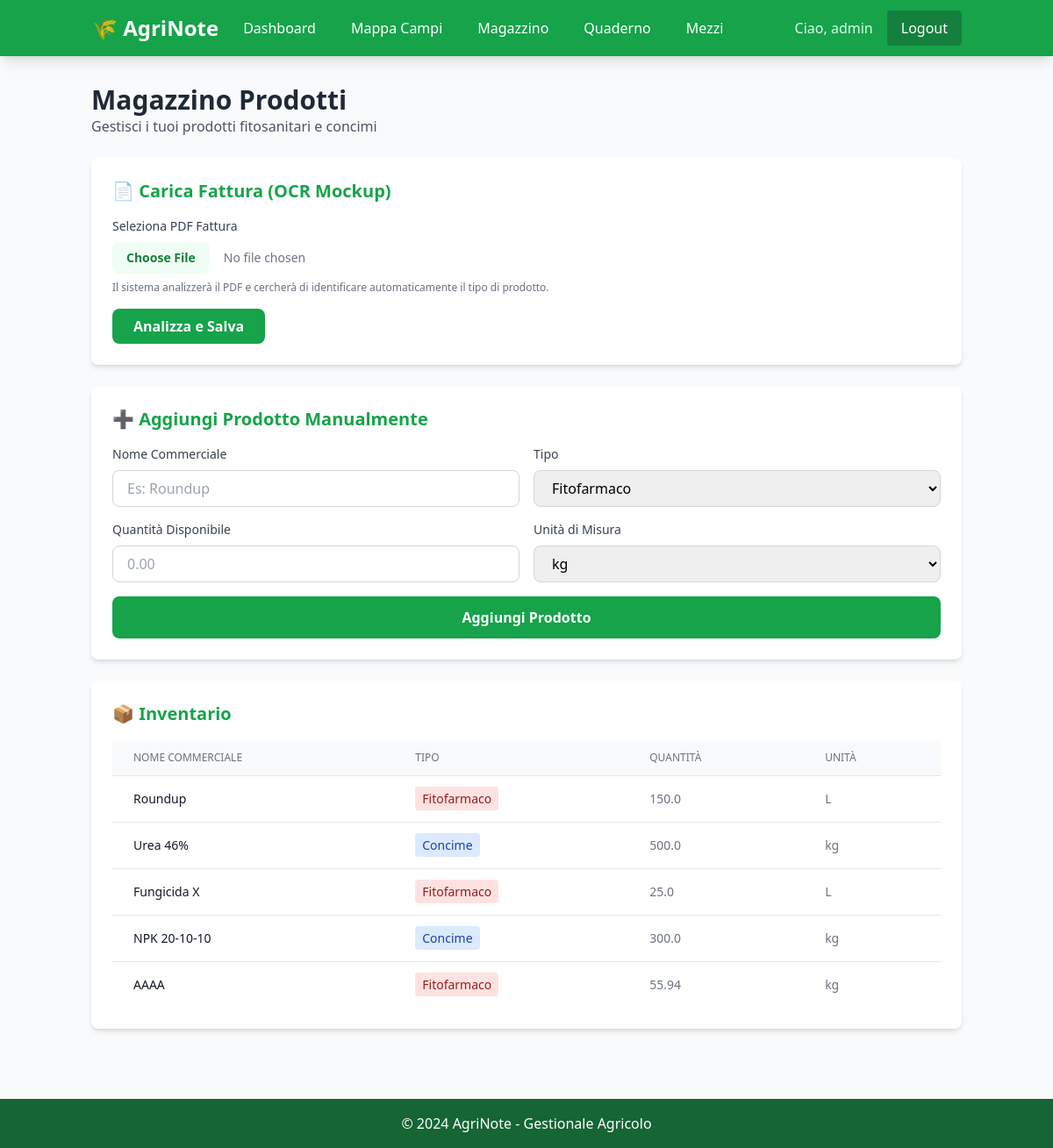
/magazzino (signed in), run on the app's committed database.
### models.py (models this page shows)
class User(Base):
    __tablename__ = "users"
    id = Column(Integer, primary_key=True, index=True)
    username = Column(String, unique=True, index=True, nullable=False)
    password_hash = Column(String, nullable=False)
    aziende = relationship("Azienda", back_populates="user", cascade="all, delete-orphan")

class Prodotto(Base):
    __tablename__ = "prodotti"
    id = Column(Integer, primary_key=True, index=True)
    azienda_id = Column(Integer, ForeignKey("aziende.id"), nullable=False)
    nome_commerciale = Column(String, nullable=False)
    tipo = Column(Enum(TipoProdotto), nullable=False)
    quantita_disponibile = Column(Float, nullable=False)
    unita_misura = Column(String, nullable=False)  # "kg" o "L"
    azienda = relationship("Azienda", back_populates="prodotti")
    trattamenti = relationship("Trattamento", back_populates="prodotto")

### main.py (the view)
@app.get("/magazzino", response_class=HTMLResponse)
async def magazzino(request: Request, db: Session = Depends(get_db)):
    user = require_auth(request, db)
    azienda = db.query(Azienda).filter(Azienda.user_id == user.id).first()
    if not azienda:
        raise HTTPException(status_code=404, detail="Azienda non trovata")
    prodotti = db.query(Prodotto).filter(Prodotto.azienda_id == azienda.id).all()
    return templates.TemplateResponse("magazzino.html", {
        "request": request,
        "user": user,
        "azienda": azienda,
        "prodotti": prodotti
    })

### templates/magazzino.html (shortened to what this page needs)
{% extends "base.html" %}
{% block content %}
<div class="mb-6">
    <h2 class="text-3xl font-bold text-gray-800">Magazzino Prodotti</h2>
    <p class="text-gray-600">Gestisci i tuoi prodotti fitosanitari e concimi</p>
</div>
<div class="bg-white rounded-lg shadow-md p-6 mb-6">
    <h3 class="text-xl font-semibold text-green-600 mb-4">📄 Carica Fattura (OCR Mockup)</h3>
    <form method="POST" action="/magazzino/upload" enctype="multipart/form-data" class="space-y-4">
        <div>
            <label for="file" class="block text-sm font-medium text-gray-700 mb-2">
                Seleziona PDF Fattura
            </label>
            <input
                type="file"
                id="file"
                name="file"
                accept=".pdf"
                required
                class="block w-full text-sm text-gray-500 file:mr-4 file:py-2 file:px-4 file:rounded-lg file:border-0 file:text-sm file:font-semibold file:bg-green-50 file:text-green-700 hover:file:bg-green-100"
            >
            <p class="text-xs text-gray-500 mt-2">
                Il sistema analizzerà il PDF e cercherà di identificare automaticamente il tipo di prodotto.
            </p>
        </div>
        <button
            type="submit"
            class="bg-green-600 hover:bg-green-700 text-white font-semibold py-2 px-6 rounded-lg transition duration-200"
        >
            Analizza e Salva
        </button>
    </form>
</div>
<div class="bg-white rounded-lg shadow-md p-6 mb-6">
    <h3 class="text-xl font-semibold text-green-600 mb-4">➕ Aggiungi Prodotto Manualmente</h3>
    <form method="POST" action="/magazzino/prodotto/nuovo" class="grid grid-cols-1 md:grid-cols-2 gap-4">
        <div>
            <label for="nome_commerciale" class="block text-sm font-medium text-gray-700 mb-2">
                Nome Commerciale
            </label>
            <input
                type="text"
                id="nome_commerciale"
                name="nome_commerciale"
                required
                class="w-full px-4 py-2 border border-gray-300 rounded-lg focus:ring-2 focus:ring-green-500"
                placeholder="Es: Roundup"
            >
        </div>
        <div>
            <label for="tipo" class="block text-sm font-medium text-gray-700 mb-2">
                Tipo
            </label>
            <select
                id="tipo"
                name="tipo"
                required
                class="w-full px-4 py-2 border border-gray-300 rounded-lg focus:ring-2 focus:ring-green-500"
            >
                <option value="Fitofarmaco">Fitofarmaco</option>
            </select>
        </div>
        <div>
            <label for="quantita" class="block text-sm font-medium text-gray-700 mb-2">
                Quantità Disponibile
            </label>
            <input
                type="number"
                id="quantita"
                name="quantita"
                step="0.01"
                required
                class="w-full px-4 py-2 border border-gray-300 rounded-lg focus:ring-2 focus:ring-green-500"
                placeholder="0.00"
            >
        </div>
        <div>
            <label for="unita" class="block text-sm font-medium text-gray-700 mb-2">
                Unità di Misura
            </label>
            <select
                id="unita"
                name="unita"
                required
                class="w-full px-4 py-2 border border-gray-300 rounded-lg focus:ring-2 focus:ring-green-500"
            >
                <option value="kg">kg</option>
            </select>
        </div>
        <div class="md:col-span-2">
            <button
                type="submit"
                class="w-full bg-green-600 hover:bg-green-700 text-white font-semibold py-3 rounded-lg transition duration-200"
            >
                Aggiungi Prodotto
            </button>
        </div>
    </form>
</div>
<div class="bg-white rounded-lg shadow-md p-6">
    <h3 class="text-xl font-semibold text-green-600 mb-4">📦 Inventario</h3>
    {% if prodotti %}
    <div class="overflow-x-auto">
        <table class="min-w-full divide-y divide-gray-200">
            <thead class="bg-gray-50">
                <tr>
                    <th class="px-6 py-3 text-left text-xs font-medium text-gray-500 uppercase">Nome Commerciale</th>
                    <th class="px-6 py-3 text-left text-xs font-medium text-gray-500 uppercase">Tipo</th>
                    <th class="px-6 py-3 text-left text-xs font-medium text-gray-500 uppercase">Quantità</th>
                    <th class="px-6 py-3 text-left text-xs font-medium text-gray-500 uppercase">Unità</th>
                </tr>
            </thead>
            <tbody class="bg-white divide-y divide-gray-200">
                {% for prodotto in prodotti %}
                <tr>
                    <td class="px-6 py-4 whitespace-nowrap text-sm font-medium text-gray-900">{{ prodotto.nome_commerciale }}</td>
                    <td class="px-6 py-4 whitespace-nowrap text-sm">
                        <span class="px-2 py-1 rounded {% if prodotto.tipo.value == 'Fitofarmaco' %}bg-red-100 text-red-800{% else %}bg-blue-100 text-blue-800{% endif %}">
                            {{ prodotto.tipo.value }}
                        </span>
                    </td>
                    <td class="px-6 py-4 whitespace-nowrap text-sm text-gray-500">{{ prodotto.quantita_disponibile }}</td>
                    <td class="px-6 py-4 whitespace-nowrap text-sm text-gray-500">{{ prodotto.unita_misura }}</td>
                </tr>
                {% endfor %}
            </tbody>
        </table>
    </div>
    {% else %}
    <p class="text-gray-500">Nessun prodotto in magazzino. Aggiungi il primo prodotto!</p>
    {% endif %}
</div>
{% endblock %}

### templates/base.html (shortened to what this page needs)
<!DOCTYPE html>
<html lang="it">
<head>
    <script src="https://cdn.tailwindcss.com"></script>
    <link rel="stylesheet" href="https://unpkg.com/leaflet@1.9.4/dist/leaflet.css" />
</head>
<body class="bg-gray-50">
    <nav class="bg-green-600 text-white shadow-lg">
        <div class="container mx-auto px-4 py-3">
            <div class="flex justify-between items-center">
                <div class="flex items-center space-x-4">
                    <h1 class="text-2xl font-bold">🌾 AgriNote</h1>
                    <a href="/dashboard" class="hover:text-green-200 px-3 py-2 rounded">Dashboard</a>
                    <a href="/mappa" class="hover:text-green-200 px-3 py-2 rounded">Mappa Campi</a>
                    <a href="/magazzino" class="hover:text-green-200 px-3 py-2 rounded">Magazzino</a>
                    <a href="/quaderno" class="hover:text-green-200 px-3 py-2 rounded">Quaderno</a>
                    <a href="/mezzi" class="hover:text-green-200 px-3 py-2 rounded">Mezzi</a>
                </div>
                <div class="flex items-center space-x-4">
                    {% if user %}
                    <span class="text-green-100">Ciao, {{ user.username }}</span>
                    <a href="/logout" class="bg-green-700 hover:bg-green-800 px-4 py-2 rounded">Logout</a>
                    {% endif %}
                </div>
            </div>
        </div>
    </nav>
    <main class="container mx-auto px-4 py-8">
        {% block content %}{% endblock %}
    </main>
    <footer class="bg-green-800 text-white text-center py-4 mt-12">
        <p>&copy; 2024 AgriNote - Gestionale Agricolo</p>
    </footer>
</body>
</html>

### templates/base.html (style rules this page uses)
body { font-family: 'Segoe UI', Tahoma, Geneva, Verdana, sans-serif; }

### data on the page
User: username "admin"
Prodotto: nome_commerciale "Roundup", tipo.value "Fitofarmaco", quantita_disponibile "150.0", unita_misura "L"
Prodotto: nome_commerciale "Urea 46%", tipo.value "Concime", quantita_disponibile "500.0", unita_misura "kg"
Prodotto: nome_commerciale "Fungicida X", tipo.value "Fitofarmaco", quantita_disponibile "25.0", unita_misura "L"
Prodotto: nome_commerciale "NPK 20-10-10", tipo.value "Concime", quantita_disponibile "300.0", unita_misura "kg"
Prodotto: nome_commerciale "AAAA", tipo.value "Fitofarmaco", quantita_disponibile "55.94", unita_misura "kg"
